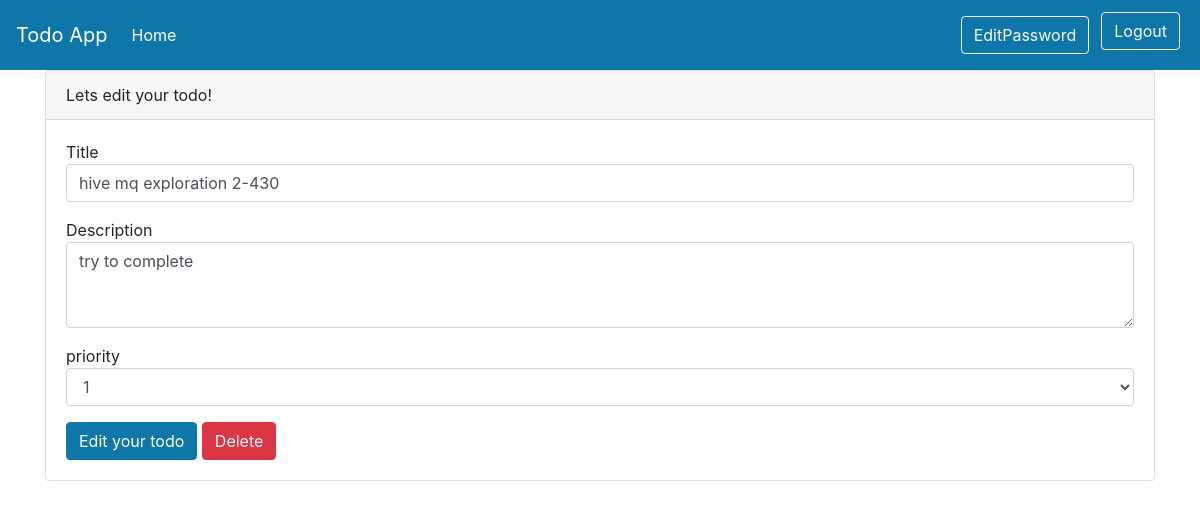
Page /todos/edit-todo/1 (signed in) on the committed database.
### models.py (models this page shows)
class Todos(Base):
    __tablename__ = "todos"
    id = Column(Integer, primary_key=True,index=True)
    title = Column(String)
    description=Column(String)
    priority=Column(Integer)
    complete = Column(Boolean, default=False)
    owner_id = Column(Integer, ForeignKey("users.id"))
    owner = relationship("Users",back_populates="todos")

### routers/todos.py (the view)
@router.get("/edit-todo/{todo_id}", response_class=HTMLResponse)
async def edit_todo(request:Request, todo_id:int, db:Session=Depends(get_db)):
    user = await get_current_user(request)
    if user is None:
        return RedirectResponse(url="/auth", status_code=status.HTTP_302_FOUND)
    todo = db.query(models.Todos).filter(models.Todos.id == todo_id).first()
    return templates.TemplateResponse("edit-todo.html", {"request": request,"todo":todo, "user":user})

### templates/edit-todo.html (shortened to what this page needs)
{% include 'layout.html' %}
<div class="container">
    <div class="card">
        <div class="card-header" >
            Lets edit your todo!
        </div>
        <div class="card-body">
            <form method="POST">
                <div class="form-group">
                    <lable>Title</lable>
                    <input type="text" class="form-control" name="title" value="{{todo.title}}" required>
                </div>
                <div class="form-group">
                    <lable>Description</lable>
                    <textarea name="description"  class="form-control" rows="3" required>{{todo.description}}</textarea>
                </div>
                <div class = "form-group">
                    <lable>priority</lable>
                    <select name="priority" class="form-control">
                        <option {% if todo.priority == 1%} selected="selected" {% endif %}>1</option>
                    </select>
                </div>
                <button type="submit" class="btn btn-primary">Edit your todo </button>
                <button onclick="window.location.href='/todos/delete/{{todo.id}}'"type="button" class="btn btn-danger">Delete </button>
            </form>
        </div>
    </div>
</div>

### static/todo/css/base.css (style rules this page uses)
body { background: #fafafa; color: #33333a; padding-top: 70px; }

### rows in the picture
Todos: title "hive mq exploration 2-430", description "try to complete", priority "1"
